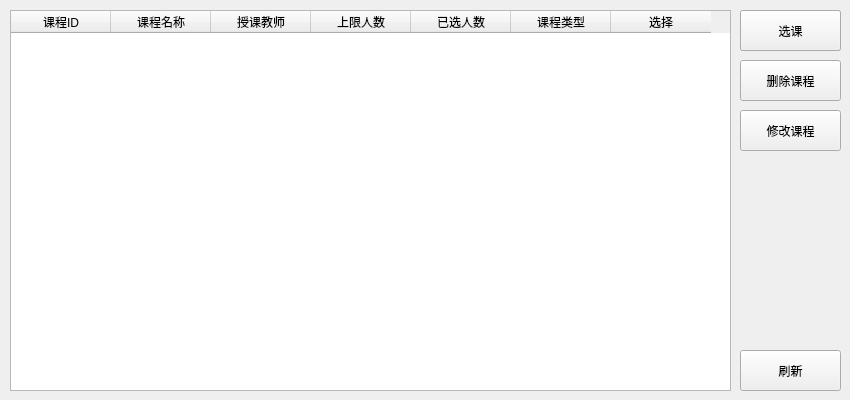
<?xml version="1.0" encoding="UTF-8"?>
<ui version="4.0">
 <class>CourseWidget</class>
 <widget class="QWidget" name="CourseWidget">
  <property name="geometry">
   <rect>
    <x>0</x>
    <y>0</y>
    <width>850</width>
    <height>400</height>
   </rect>
  </property>
  <property name="minimumSize">
   <size>
    <width>850</width>
    <height>400</height>
   </size>
  </property>
  <property name="maximumSize">
   <size>
    <width>850</width>
    <height>400</height>
   </size>
  </property>
  <property name="windowTitle">
   <string>课程信息</string>
  </property>
  <widget class="QTableWidget" name="tableCourse">
   <property name="geometry">
    <rect>
     <x>10</x>
     <y>10</y>
     <width>721</width>
     <height>381</height>
    </rect>
   </property>
   <property name="editTriggers">
    <set>QAbstractItemView::NoEditTriggers</set>
   </property>
   <property name="selectionBehavior">
    <enum>QAbstractItemView::SelectRows</enum>
   </property>
   <property name="rowCount">
    <number>0</number>
   </property>
   <property name="columnCount">
    <number>7</number>
   </property>
   <attribute name="verticalHeaderVisible">
    <bool>false</bool>
   </attribute>
   <column>
    <property name="text">
     <string>课程ID</string>
    </property>
   </column>
   <column>
    <property name="text">
     <string>课程名称</string>
    </property>
   </column>
   <column>
    <property name="text">
     <string>授课教师</string>
    </property>
   </column>
   <column>
    <property name="text">
     <string>上限人数</string>
    </property>
   </column>
   <column>
    <property name="text">
     <string>已选人数</string>
    </property>
   </column>
   <column>
    <property name="text">
     <string>课程类型</string>
    </property>
   </column>
   <column>
    <property name="text">
     <string>选择</string>
    </property>
   </column>
  </widget>
  <widget class="QPushButton" name="btnAddCourse">
   <property name="geometry">
    <rect>
     <x>740</x>
     <y>10</y>
     <width>101</width>
     <height>41</height>
    </rect>
   </property>
   <property name="text">
    <string>增加课程</string>
   </property>
  </widget>
  <widget class="QPushButton" name="btnDeleteCourse">
   <property name="geometry">
    <rect>
     <x>740</x>
     <y>60</y>
     <width>101</width>
     <height>41</height>
    </rect>
   </property>
   <property name="text">
    <string>删除课程</string>
   </property>
  </widget>
  <widget class="QPushButton" name="btnModifyCourse">
   <property name="geometry">
    <rect>
     <x>740</x>
     <y>110</y>
     <width>101</width>
     <height>41</height>
    </rect>
   </property>
   <property name="text">
    <string>修改课程</string>
   </property>
  </widget>
  <widget class="QPushButton" name="btnRefresh">
   <property name="geometry">
    <rect>
     <x>740</x>
     <y>350</y>
     <width>101</width>
     <height>41</height>
    </rect>
   </property>
   <property name="text">
    <string>刷新</string>
   </property>
  </widget>
  <widget class="QPushButton" name="btnSelectCourse">
   <property name="geometry">
    <rect>
     <x>740</x>
     <y>10</y>
     <width>101</width>
     <height>41</height>
    </rect>
   </property>
   <property name="text">
    <string>选课</string>
   </property>
  </widget>
 </widget>
 <layoutdefault spacing="6" margin="11"/>
 <resources/>
 <connections>
  <connection>
   <sender>btnAddCourse</sender>
   <signal>clicked()</signal>
   <receiver>CourseWidget</receiver>
   <slot>addCourse()</slot>
   <hints>
    <hint type="sourcelabel">
     <x>828</x>
     <y>35</y>
    </hint>
    <hint type="destinationlabel">
     <x>690</x>
     <y>170</y>
    </hint>
   </hints>
  </connection>
  <connection>
   <sender>btnDeleteCourse</sender>
   <signal>clicked()</signal>
   <receiver>CourseWidget</receiver>
   <slot>deleteCourse()</slot>
   <hints>
    <hint type="sourcelabel">
     <x>764</x>
     <y>84</y>
    </hint>
    <hint type="destinationlabel">
     <x>702</x>
     <y>212</y>
    </hint>
   </hints>
  </connection>
  <connection>
   <sender>btnModifyCourse</sender>
   <signal>clicked()</signal>
   <receiver>CourseWidget</receiver>
   <slot>modifyCourse()</slot>
   <hints>
    <hint type="sourcelabel">
     <x>785</x>
     <y>136</y>
    </hint>
    <hint type="destinationlabel">
     <x>712</x>
     <y>266</y>
    </hint>
   </hints>
  </connection>
  <connection>
   <sender>tableCourse</sender>
   <signal>cellDoubleClicked(int,int)</signal>
   <receiver>CourseWidget</receiver>
   <slot>viewCourse(int,int)</slot>
   <hints>
    <hint type="sourcelabel">
     <x>611</x>
     <y>295</y>
    </hint>
    <hint type="destinationlabel">
     <x>768</x>
     <y>308</y>
    </hint>
   </hints>
  </connection>
  <connection>
   <sender>btnSelectCourse</sender>
   <signal>clicked()</signal>
   <receiver>CourseWidget</receiver>
   <slot>selectCourse()</slot>
   <hints>
    <hint type="sourcelabel">
     <x>764</x>
     <y>35</y>
    </hint>
    <hint type="destinationlabel">
     <x>746</x>
     <y>171</y>
    </hint>
   </hints>
  </connection>
  <connection>
   <sender>btnRefresh</sender>
   <signal>clicked()</signal>
   <receiver>CourseWidget</receiver>
   <slot>refresh()</slot>
   <hints>
    <hint type="sourcelabel">
     <x>808</x>
     <y>373</y>
    </hint>
    <hint type="destinationlabel">
     <x>833</x>
     <y>331</y>
    </hint>
   </hints>
  </connection>
 </connections>
 <slots>
  <slot>addCourse()</slot>
  <slot>deleteCourse()</slot>
  <slot>modifyCourse()</slot>
  <slot>viewCourse(int,int)</slot>
  <slot>selectCourse()</slot>
  <slot>refresh()</slot>
 </slots>
</ui>
